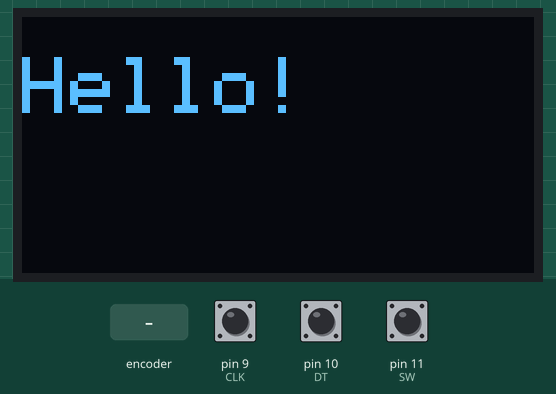
This sketch was run on a simulated Arduino Uno, built with avr-gcc and run on an emulated ATmega328P. Shown: 128×64 one-colour display. The inputs (shaded band) are chosen by the test bench; at power-on: pin 11 (SW) HIGH, pin 9 (CLK) HIGH, pin 10 (DT) HIGH. What the sketch prints to the serial monitor is not drawn.

Above: at 3.2 s.
3.3 s: rotary encoder on pin 9 (CLK) / pin 10 (DT) turned 3 steps (first pin leading)
At 4.0 s:
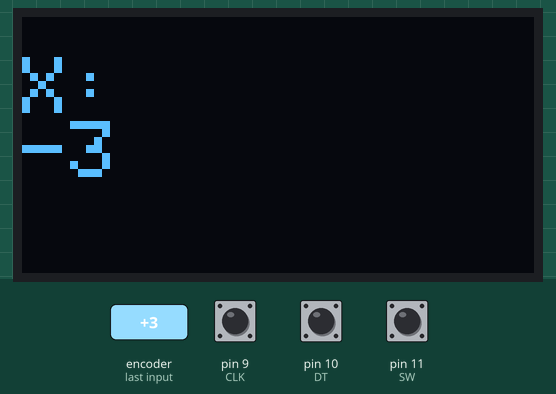
5.4 s: pin 11 (SW) pulled LOW for 0.15 s
At 5.9 s:
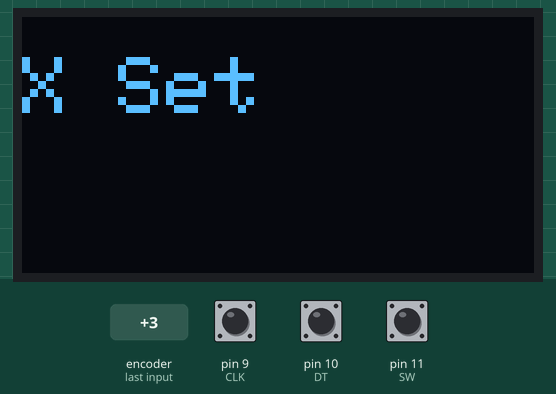
7.0 s: rotary encoder on pin 9 (CLK) / pin 10 (DT) turned 2 steps (second pin leading)
At 7.6 s:
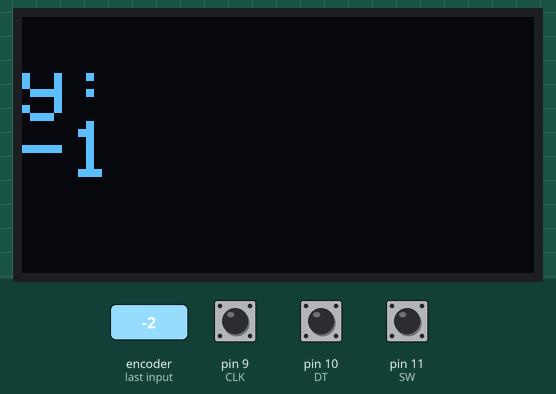
8.9 s: pin 11 (SW) pulled LOW for 1 s
At 9.7 s:
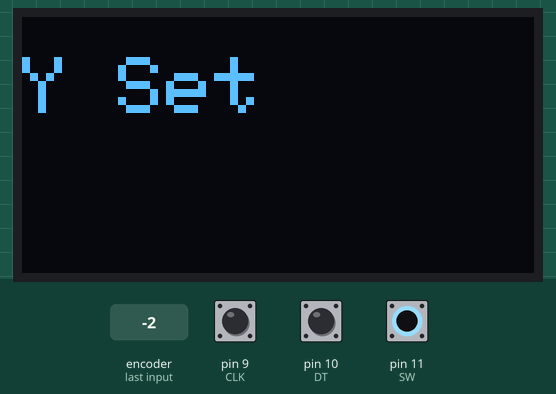
11.4 s: pin 11 (SW) pulled LOW for 0.15 s
At 12.6 s:
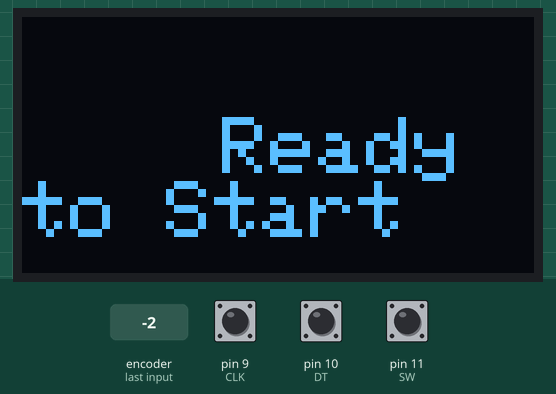
13.0 s: pin 11 (SW) pulled LOW for 3.2 s
At 14.2 s:
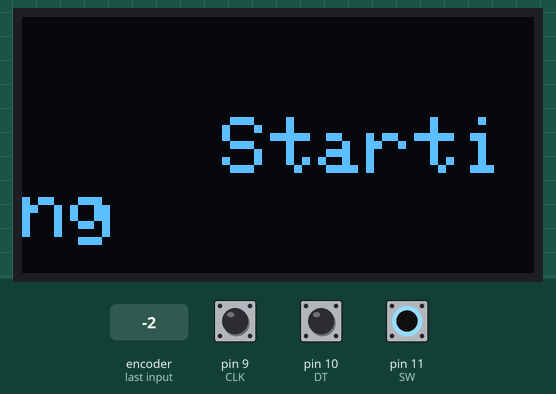
Timing chart, 0 to 16.0 s (numbered marks = the images above; inputs shaded):
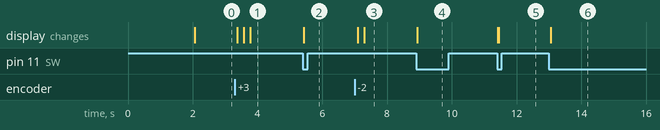

The sketch:

BoolMachine.ino
```cpp
// Rotary Encoder Inputs
#define CLK 9
#define DT 10
#define SW 11

#include <Wire.h>
#include <Adafruit_GFX.h>
#include <Adafruit_SSD1306.h>
#include <AccelStepper.h>

#define SCREEN_WIDTH 128 // OLED display width, in pixels
#define SCREEN_HEIGHT 64 // OLED display height, in pixels

// Declaration for an SSD1306 display connected to I2C (SDA, SCL pins)
Adafruit_SSD1306 display(SCREEN_WIDTH, SCREEN_HEIGHT, &Wire, -1);

int counter = 0;
int currentStateCLK;
int lastStateCLK;
String currentDir = "";
unsigned long lastButtonPress = 0;
int x = 0;
int y = 0;
int time = 0;
int finalEncoder = 0;
bool setX = false;
bool setY = false;
bool setTime = false;
bool startIntegral = false;
bool stopIntegral = false;
float finalVal = 0.0;
float max_enc_per_sec = 19.5;

enum MachineState {
  X,
  Y,
  TIME,
  READY,
  INTEGRAL,
  STOP,
};

MachineState currentState = x;

void setup() {
  // Set encoder pins as inputs
  pinMode(CLK, INPUT);
  pinMode(DT, INPUT);
  pinMode(SW, INPUT_PULLUP);

  // Setup Serial Monitor
  Serial.begin(115200);

  if(!display.begin(SSD1306_SWITCHCAPVCC, 0x3C)) { // Address 0x3D for 128x64
    Serial.println(F("SSD1306 allocation failed"));
    for(;;);
  }
  delay(2000);
  display.clearDisplay();

  display.setTextSize(2.5);
  display.setTextColor(WHITE);
  display.setCursor(0, 10);
  display.println("Hello!");
  display.display();

  // Read the initial state of CLK
  lastStateCLK = digitalRead(CLK);
}

void loop() {
  if (setX == false) {
    findX();
  }
  if (setX == true && setY == false) {
    findY();
  }
  if (setX == true && setY == true && setTime == false) {
    findTime();
  }
  if (setX == true && setY == true && setTime == true && startIntegral == false) {
    int btnState = digitalRead(SW);
    display.clearDisplay();
    display.setCursor(50, 25);
    display.println("Ready to Start");
    display.display();

    if (btnState == LOW) {
      if (millis() - lastButtonPress > 50) {
        Serial.println("Button pressed!");
        display.clearDisplay();
        display.setCursor(50, 25);
        display.println("Starting");
        display.display();
        currentState = INTEGRAL;
        startIntegral = true;
      }
      lastButtonPress = millis();
    }
    counter = 0;
  }
  if (startIntegral == true) {
    doIntegral();
  }
  if (startIntegral == true && stopIntegral == true) {
    finalVal = ((x * y) * (finalEncoder)) / (max_enc_per_sec * time);
    display.clearDisplay();
    display.setCursor(50, 25);
    display.println(finalVal);
    display.display();
    int btnState = digitalRead(SW);
    if (btnState == LOW) {
      if (millis() - lastButtonPress > 50) {
        Serial.println("Button pressed!");
        display.clearDisplay();
        display.setCursor(50, 25);
        display.println("Restarting");
        display.display();
        x = 0;
        y = 0;
        time = 0;
        finalEncoder = 0;
        setX = false;
        setY = false;
        setTime = false;
        startIntegral = false;
        stopIntegral = false;
        finalVal = 0.0;
      }
      lastButtonPress = millis();
    }
  }
}

void doIntegral() {
  // Read the current state of CLK
  currentStateCLK = digitalRead(CLK);

  // If last and current state of CLK are different, then pulse occurred
  // React to only 1 state change to avoid double count
  if (currentStateCLK != lastStateCLK && currentStateCLK == 1) {

    // If the DT state is different than the CLK state then
    // the encoder is rotating CCW so decrement
    if (digitalRead(DT) != currentStateCLK) {
      counter--;
      currentDir = "CCW";
    } else {
      // Encoder is rotating CW so increment
      counter++;
      currentDir = "CW";
    }

    Serial.print("Direction: ");
    Serial.print(currentDir);
    Serial.print(" | Counter: ");
    Serial.println(counter);
    display.clearDisplay();
    display.setCursor(50, 25);
    display.println(counter);
    display.display();
  }

  // Remember last CLK state
  lastStateCLK = currentStateCLK;

  // Read the button state
  int btnState = digitalRead(SW);

  //If we detect LOW signal, button is pressed
  if (btnState == LOW) {
    //if 50ms have passed since last LOW pulse, it means that the
    //button has been pressed, released and pressed again
    if (millis() - lastButtonPress > 50) {
      Serial.println("Button pressed!");
      display.clearDisplay();
      display.setCursor(0, 10);
      display.println("Done");
      display.display();
      finalEncoder = counter;
      currentState = STOP;
      stopIntegral = true;
    }

    // Remember last button press event
    lastButtonPress = millis();
  }
}

void findX() {
      currentStateCLK = digitalRead(CLK);

      // If last and current state of CLK are different, then pulse occurred
      // React to only 1 state change to avoid double count
      if (currentStateCLK != lastStateCLK && currentStateCLK == 1) {

        // If the DT state is different than the CLK state then
        // the encoder is rotating CCW so decrement
        if (digitalRead(DT) != currentStateCLK) {
          counter--;
          currentDir = "CCW";
        } else {
          // Encoder is rotating CW so increment
          counter++;
          currentDir = "CW";
        }

        Serial.print("Direction: ");
        Serial.print(currentDir);
        Serial.print(" | Counter: ");
        Serial.println(counter);

        display.clearDisplay();
        display.setCursor(0, 10);
        display.println("X: ");
        display.println(counter);
        display.display();
      }

      // Remember last CLK state
      lastStateCLK = currentStateCLK;

      // Read the button state
      int btnState = digitalRead(SW);

      //If we detect LOW signal, button is pressed
      if (btnState == LOW) {
        //if 50ms have passed since last LOW pulse, it means that the
        //button has been pressed, released and pressed again
        if (millis() - lastButtonPress > 50) {
          Serial.println("Button pressed!");
          x = counter;
          display.clearDisplay();
          display.setCursor(0, 10);
          display.println("X Set");
          display.display();
          currentState = Y;
          setX = true;
        }

        // Remember last button press event
        lastButtonPress = millis();
      }
}

void findY() {
      currentStateCLK = digitalRead(CLK);

      // If last and current state of CLK are different, then pulse occurred
      // React to only 1 state change to avoid double count
      if (currentStateCLK != lastStateCLK && currentStateCLK == 1) {

        // If the DT state is different than the CLK state then
        // the encoder is rotating CCW so decrement
        if (digitalRead(DT) != currentStateCLK) {
          counter--;
          currentDir = "CCW";
        } else {
          // Encoder is rotating CW so increment
          counter++;
          currentDir = "CW";
        }

        Serial.print("Direction: ");
        Serial.print(currentDir);
        Serial.print(" | Counter: ");
        Serial.println(counter);

        display.clearDisplay();
        display.setCursor(0, 10);
        display.println("y: ");
        display.println(counter);
        display.display();
      }

      // Remember last CLK state
      lastStateCLK = currentStateCLK;

      // Read the button state
      int btnState = digitalRead(SW);

      //If we detect LOW signal, button is pressed
      if (btnState == LOW) {
        //if 50ms have passed since last LOW pulse, it means that the
        //button has been pressed, released and pressed again
        if (millis() - lastButtonPress > 50) {
          Serial.println("Button pressed!");
          y = counter;
          display.clearDisplay();
          display.setCursor(0, 10);
          display.println("Y Set");
          display.display();
          currentState = TIME;
          setY = true;
        }

        // Remember last button press event
        lastButtonPress = millis();
      }
}

void findTime() {
      currentStateCLK = digitalRead(CLK);

      // If last and current state of CLK are different, then pulse occurred
      // React to only 1 state change to avoid double count
      if (currentStateCLK != lastStateCLK && currentStateCLK == 1) {

        // If the DT state is different than the CLK state then
        // the encoder is rotating CCW so decrement
        if (digitalRead(DT) != currentStateCLK) {
          counter--;
          currentDir = "CCW";
        } else {
          // Encoder is rotating CW so increment
          counter++;
          currentDir = "CW";
        }

        Serial.print("Direction: ");
        Serial.print(currentDir);
        Serial.print(" | Counter: ");
        Serial.println(counter);

        display.clearDisplay();
        display.setCursor(0, 10);
        display.println("Time: ");
        display.println(counter);
        display.display();
      }

      // Remember last CLK state
      lastStateCLK = currentStateCLK;

      // Read the button state
      int btnState = digitalRead(SW);

      //If we detect LOW signal, button is pressed
      if (btnState == LOW) {
        //if 50ms have passed since last LOW pulse, it means that the
        //button has been pressed, released and pressed again
        if (millis() - lastButtonPress > 50) {
          Serial.println("Button pressed!");
          time = counter;
          display.clearDisplay();
          display.setCursor(0, 10);
          display.println("Time Set");
          display.display();
          currentState = READY;
          setTime = true;
        }

        // Remember last button press event
        lastButtonPress = millis();
      }
}
```

Measured:
- after the input at 3.3 s, the display: first changes after 0.08 s (image 1 shows a later state)
- after the input at 5.4 s, the display: changes at once (image 2)
- after the input at 7.0 s, the display: first changes after 0.10 s (image 3 shows a later state)
- after the input at 8.9 s, the display: changes at once (image 4)
- after the input at 11.4 s, the display: first changes at once (image 5 shows a later state)
- after the input at 13.0 s, the display: changes after 0.06 s (image 6)
